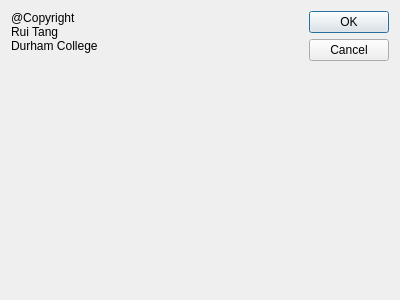
<?xml version="1.0" encoding="UTF-8"?>
<ui version="4.0">
 <class>Dialog</class>
 <widget class="QDialog" name="Dialog">
  <property name="geometry">
   <rect>
    <x>0</x>
    <y>0</y>
    <width>400</width>
    <height>300</height>
   </rect>
  </property>
  <property name="windowTitle">
   <string>About</string>
  </property>
  <property name="accessibleName">
   <string/>
  </property>
  <property name="modal">
   <bool>true</bool>
  </property>
  <layout class="QHBoxLayout" name="horizontalLayout">
   <item>
    <widget class="QLabel" name="made">
     <property name="text">
      <string>@Copyright
Rui Tang
Durham College</string>
     </property>
     <property name="alignment">
      <set>Qt::AlignLeading|Qt::AlignLeft|Qt::AlignTop</set>
     </property>
     <property name="wordWrap">
      <bool>false</bool>
     </property>
    </widget>
   </item>
   <item>
    <widget class="QDialogButtonBox" name="buttonBox">
     <property name="orientation">
      <enum>Qt::Vertical</enum>
     </property>
     <property name="standardButtons">
      <set>QDialogButtonBox::Cancel|QDialogButtonBox::Ok</set>
     </property>
    </widget>
   </item>
  </layout>
 </widget>
 <resources/>
 <connections>
  <connection>
   <sender>buttonBox</sender>
   <signal>accepted()</signal>
   <receiver>Dialog</receiver>
   <slot>accept()</slot>
   <hints>
    <hint type="sourcelabel">
     <x>248</x>
     <y>254</y>
    </hint>
    <hint type="destinationlabel">
     <x>157</x>
     <y>274</y>
    </hint>
   </hints>
  </connection>
  <connection>
   <sender>buttonBox</sender>
   <signal>rejected()</signal>
   <receiver>Dialog</receiver>
   <slot>reject()</slot>
   <hints>
    <hint type="sourcelabel">
     <x>316</x>
     <y>260</y>
    </hint>
    <hint type="destinationlabel">
     <x>286</x>
     <y>274</y>
    </hint>
   </hints>
  </connection>
 </connections>
</ui>
